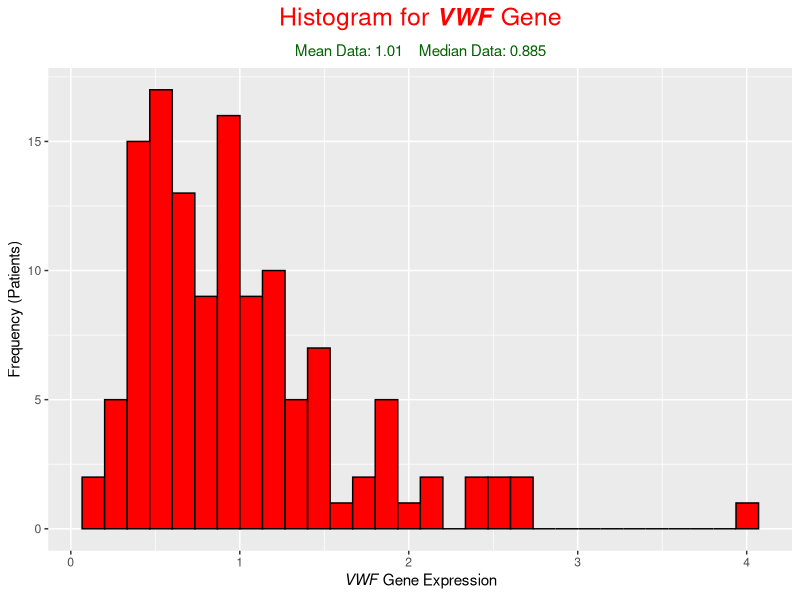
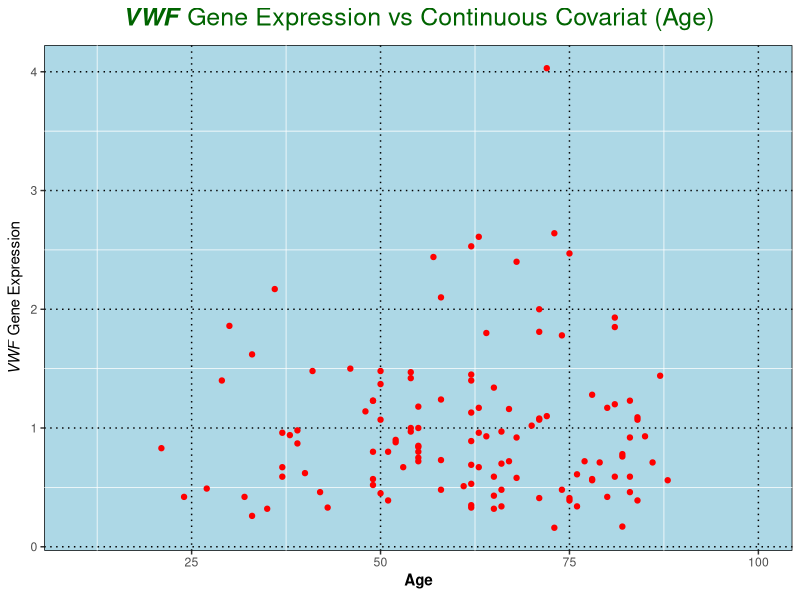
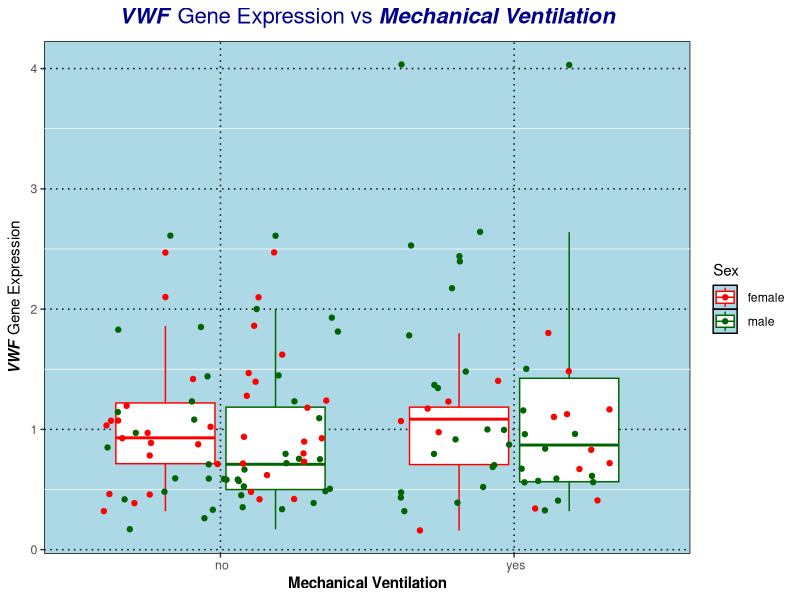
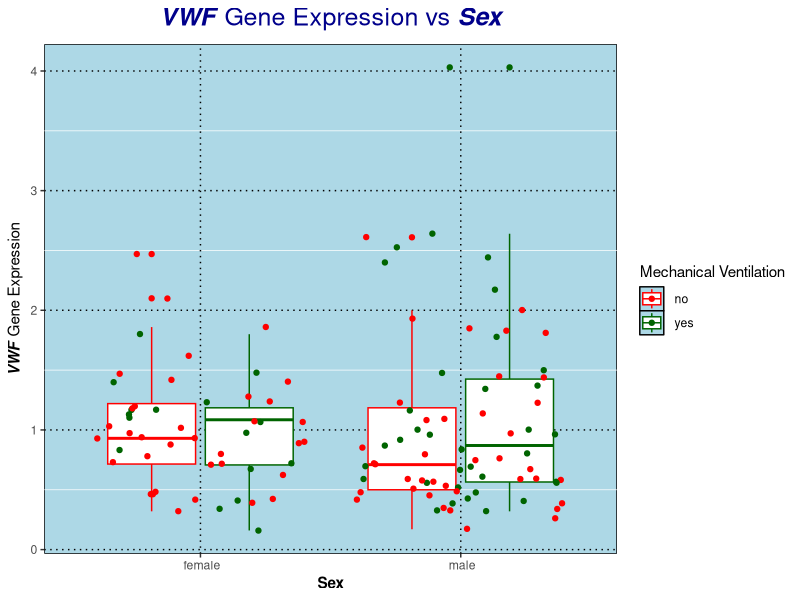
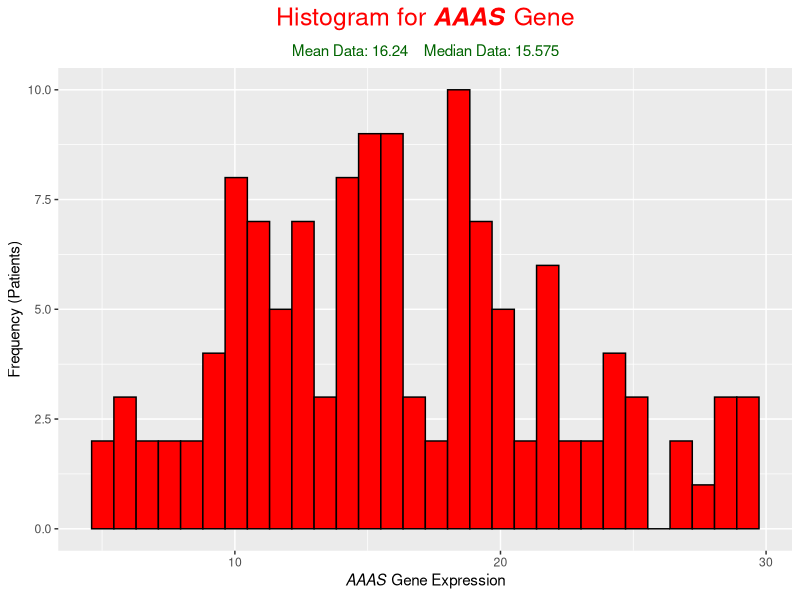
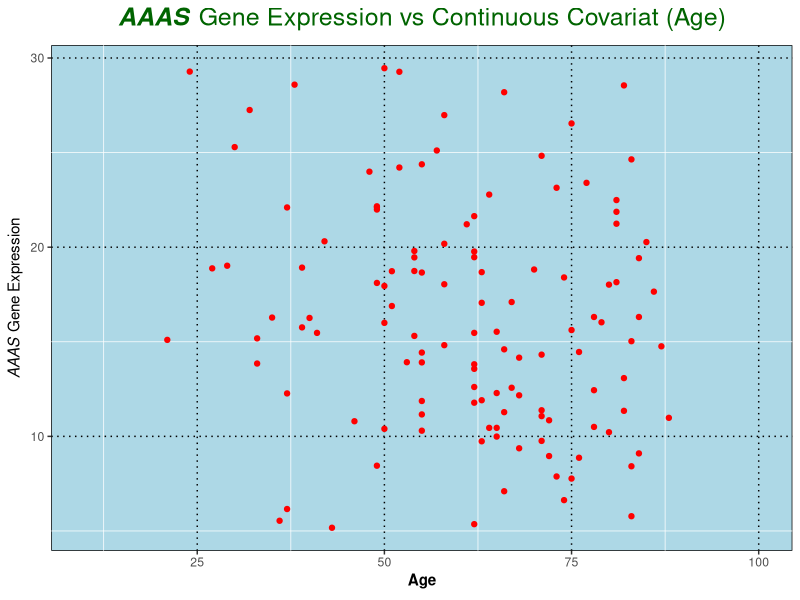
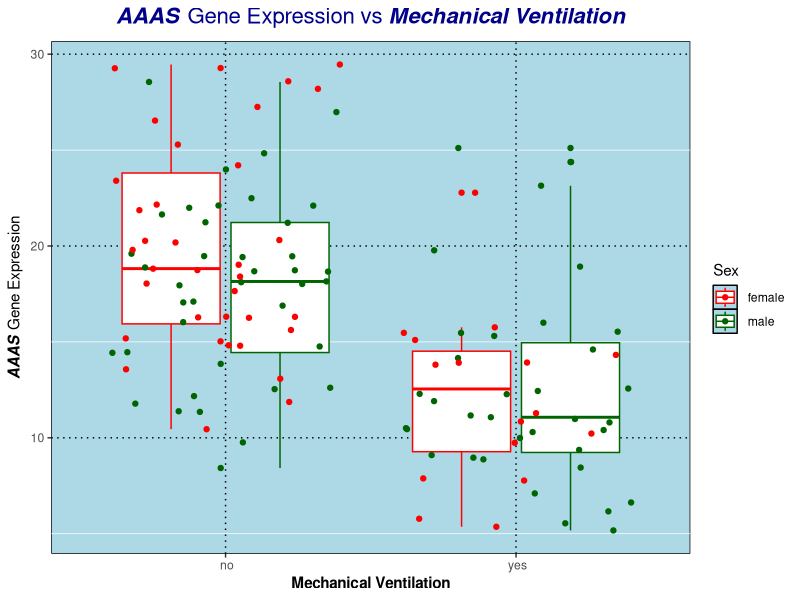
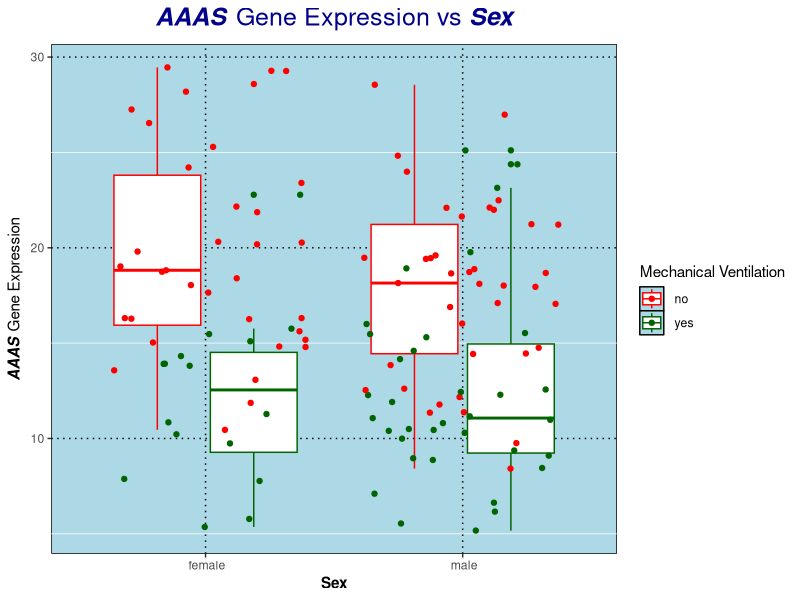

Here is the R script that generated these plots, in order:
## ---- chunk 1
knitr::opts_chunk$set(echo = TRUE)
## ---- chunk 2
plot_creation <- function(data_gene, gene_list, covariate, categorical_covariate_list) {
    library(dplyr)
    library(ggplot2)
    library(ggpubr)
    meta_data <- read.csv(file = "QBS103_finalProject_metadata.csv")
    gene1 = toString(gene_list[1])
    category1 = tools::toTitleCase(gsub("_", " ", toString(categorical_covariate_list[1])))
    category2 = tools::toTitleCase(gsub("_", " ", toString(categorical_covariate_list[2])))
    linked_data1 <- data.frame(
        "Participant_ID" = meta_data$participant_id,
        "Age" = strtoi(meta_data[[covariate]]),
        "Categorical2" = meta_data[[toString(categorical_covariate_list[2])]],
        "Categorical" = meta_data[[toString(categorical_covariate_list[1])]],
        "Gene_Value" = as.numeric(data_gene[[gene1]])
      )
    # Histogram for gene expressions
    gene_hist <- ggplot(linked_data1, aes(x = Gene_Value)) +
      geom_histogram(fill = "red", color = "black") +
      labs(
        title = substitute(paste("Histogram for ", bolditalic(gene1), " Gene")),
        subtitle = paste("Mean Data:", round(mean(linked_data1$Gene_Value, na.rm = TRUE), 2), "   Median Data:", 
                         median(linked_data1$Gene_Value, na.rm = TRUE)),
        x = substitute(paste(italic(gene1), " Gene Expression")),
        y = "Frequency (Patients)"
      ) +
      theme(plot.title = element_text(size = 18, color = "red", hjust = 1/2),
            plot.subtitle = element_text(color = "darkgreen", hjust = 1/2)) 
      # Added a mean and median value for the BPI gene expression and ignore all the NA values


    # Scatter plots
    linked_remove_null1 <- linked_data1[complete.cases(linked_data1),]
    gene_scatter <- ggplot(linked_remove_null1, aes(x = Age, y = Gene_Value)) +
      geom_point(color = "red") +
      labs(
        title = substitute(paste(bolditalic(gene1), " Gene Expression vs Continuous Covariat (Age)")),
        x = expression(bold("Age")),
        y = substitute(paste(italic(gene1), " Gene Expression"))
      ) +
      theme(plot.title = element_text(size = 18, color = "darkgreen", hjust = 1/2),
            panel.background = element_rect(fill = 'lightblue', color = 'black'),
            panel.grid.major = element_line(color = 'black', linetype = 'dotted')) +
      # There are no one outside the age of 10 or 100 so set the limit between these 2 values
      scale_x_continuous(limits = c(10, 100))
    # Box plot
    # Remove the unknown sex value to clean up the data
    linked_remove_unknown1 = linked_data1[which(linked_data1$Categorical2 != " unknown"), ]
    gene_icuplot <- ggplot(linked_remove_unknown1, aes(x = Categorical, y = Gene_Value, color = Categorical2)) +
      geom_boxplot() +
      labs(title = substitute(paste(bolditalic(gene1), " Gene Expression vs ", bolditalic(category1))),
        x = substitute(paste(bold(category1))),
        y = substitute(paste(bolditalic(gene1), " Gene Expression"))
      ) +
      theme(plot.title = element_text(size = 16, color = "darkblue", hjust = 1/2),
            panel.background = element_rect(fill = 'lightblue', color = 'black'),
            panel.grid.major = element_line(color = 'black', linetype = 'dotted')) +
      # Add a jitter
      geom_jitter() +
      guides(color = guide_legend(title = category2)) +
      scale_color_manual(values = c("red","darkgreen"))

    
    gene_sexplot <- ggplot(linked_remove_unknown1, aes(x = Categorical2, y = Gene_Value, color = Categorical)) +
      geom_boxplot() +
      labs(title = substitute(paste(bolditalic(gene1), " Gene Expression vs ", bolditalic(category2))),
        x = substitute(paste(bold(category2))),
        y = substitute(paste(bolditalic(gene1), " Gene Expression"))
      ) +
      theme(plot.title = element_text(size = 18, color = "darkblue", hjust = 1/2),
            panel.background = element_rect(fill = 'lightblue', color = 'black'),
            panel.grid.major = element_line(color = 'black', linetype = 'dotted')) +
      # Add a jitter
      geom_jitter() +
      guides(color = guide_legend(title = category1)) +
      scale_color_manual(values = c("red","darkgreen"))
    
    print(list(gene_hist, gene_scatter, gene_icuplot, gene_sexplot))
    #return(list(gene_hist, gene_scatter, gene_icuplot, gene_sexplot))
  }
## ---- chunk 3
# This function is to convert the gene expression csv to dataframe to be the input dataframe
csv_to_dataframe <- function(gene_expression) {
    # Transpose the dataset in order to link the 2 sets of data
    gene_transposed <- data.frame(cbind(names(gene_expression), t(gene_expression)))
    rownames(gene_transposed) <- NULL
    colnames(gene_transposed) <- gene_transposed[1, ]
    # delete the first redundant row to match the entries
    gene_final <- gene_transposed[-1, ]
    # Create a data frame with the participant ID, gene BPI, one continuous covariate (age) and
    # two categorical covariates (sex and ICU status)
    return(gene_final)
}
# Calling csv_to_dataframe function to convert to dataframe
gene_expression <- read.csv(file = "QBS103_finalProject_geneExpression.csv")
gene_input <- csv_to_dataframe(gene_expression)

# Create the genes list and 2 categorical covariate list to be looked at
gene_list <- list("VWF", "AAAS", "BPI")
categorical_covariate_list <- list("mechanical_ventilation", "sex", "icu_status")
continuous_covariate <- "age"

# Calling the plot_creation function with four parameters
for (x in 1:length(gene_list)) {
  plot_creation(gene_input, gene_list[x], continuous_covariate, categorical_covariate_list)
}

